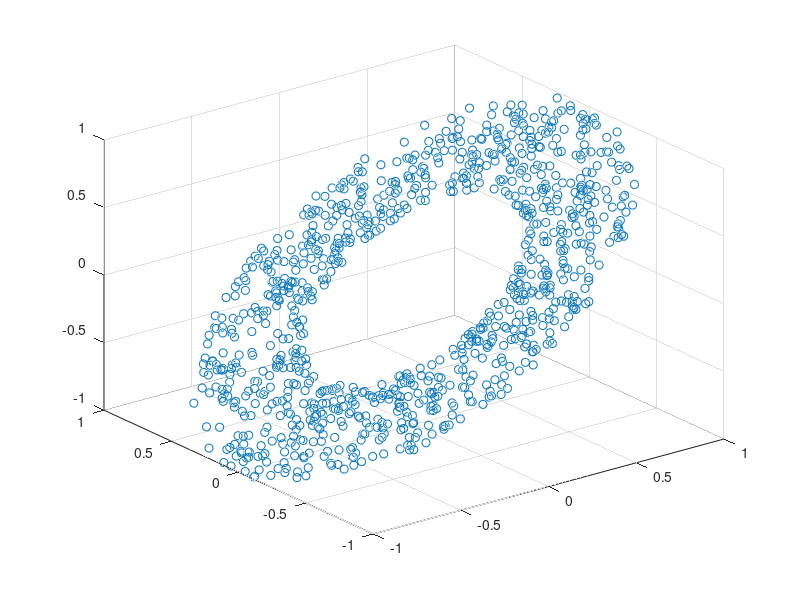

Write MATLAB code to recreate this figure. (Note: this script raises an error after producing the figure.)
r = rand(1000, 1);
rr = 0.5 + 0.5*rand(1000, 1);

x = rr .* cos( r * 2 * pi );
y = rr .* sin( r * 2 * pi );
z = x;

figure
plot3(x,y,z,'o')
grid on

out = PCA([x,y,z], 2);

coeff = pca([x,y,z]);
new = [x,y,z] * coeff;

figure
plot(new(:,1), new(:,2), '+')